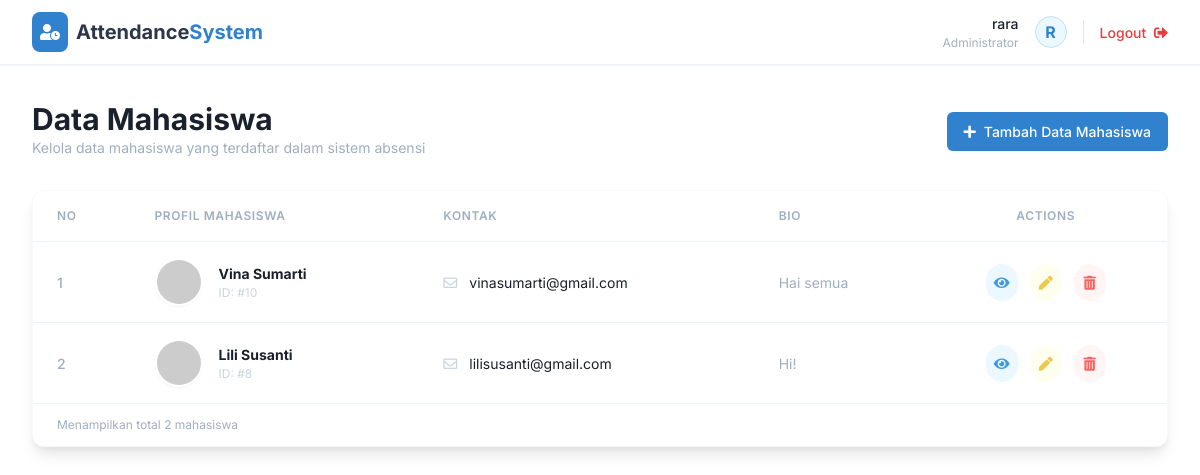
Page /php-login-register/Dashboard/index.php (signed in) on the committed database.
### tables this page shows
CREATE TABLE `users` (
  `id` int(100) NOT NULL,
  `profilepic` varchar(100) NOT NULL,
  `first_name` varchar(100) NOT NULL,
  `last_name` varchar(100) NOT NULL,
  `email` varchar(100) NOT NULL,
  `bio` varchar(100) NOT NULL
);

### php-login-register/Dashboard/index.php (the view, shortened to what this page needs)
<?php
include('dbconnection.php');
?>
<!DOCTYPE html>
<html lang="en">
<head>
    <link href="https://unpkg.com/tailwindcss@^1.0/dist/tailwind.min.css" rel="stylesheet">
    <link rel="stylesheet" href="https://cdnjs.cloudflare.com/ajax/libs/font-awesome/5.15.3/css/all.min.css">
</head>
<body class="bg-gray-50">
    <nav class="bg-white shadow-sm border-b border-gray-200 sticky top-0 z-50">
        <div class="max-w-7xl mx-auto px-4 sm:px-6 lg:px-8">
            <div class="flex justify-between h-16">
                <div class="flex items-center">
                    <div class="flex-shrink-0 flex items-center gap-2">
                        <div class="bg-blue-600 text-white p-2 rounded-lg">
                            <i class="fas fa-user-clock"></i>
                        </div>
                        <span class="font-bold text-xl text-gray-800">Attendance<span class="text-blue-600">System</span></span>
                    </div>
                </div>
                <div class="flex items-center gap-4">
                    <div class="text-right hidden sm:block">
                        <p class="text-sm font-medium text-gray-900">
                            <?php echo htmlspecialchars($_SESSION["user"]["name"]); ?>
                        </p>
                        <p class="text-xs text-gray-500">
                            Administrator
                        </p>
                    </div>
                    <div class="h-8 w-8 rounded-full bg-blue-100 flex items-center justify-center text-blue-600 font-bold border border-blue-200">
                        <?php echo strtoupper(substr($_SESSION["user"]["name"], 0, 1)); ?>
                    </div>
                    <div class="border-l pl-4 border-gray-300">
                        <a href="../logout.php" class="text-sm font-medium text-red-600 hover:text-red-800 transition duration-150">
                            Logout <i class="fas fa-sign-out-alt ml-1"></i>
                        </a>
                    </div>
                </div>
            </div>
        </div>
    </nav>
    <div class="max-w-7xl mx-auto py-10 px-4 sm:px-6 lg:px-8">
        <div class="md:flex md:items-center md:justify-between mb-8">
            <div class="flex-1 min-w-0">
                <h2 class="text-2xl font-bold leading-7 text-gray-900 sm:text-3xl sm:truncate">
                    Data Mahasiswa
                </h2>
                <p class="mt-1 text-sm text-gray-500">
                    Kelola data mahasiswa yang terdaftar dalam sistem absensi
                </p>
            </div>
            <div class="mt-4 flex md:mt-0 md:ml-4">
                <a href="insert.php" class="inline-flex items-center px-4 py-2 border border-transparent rounded-md shadow-sm text-sm font-medium text-white bg-blue-600 hover:bg-blue-700 focus:outline-none focus:ring-2 focus:ring-offset-2 focus:ring-blue-500 transition duration-150 ease-in-out">
                    <i class="fas fa-plus mr-2"></i> Tambah Data Mahasiswa
                </a>
            </div>
        </div>
        <div class="bg-white shadow-lg rounded-xl overflow-hidden border border-gray-100">
            <div class="overflow-x-auto">
                <table class="min-w-full divide-y divide-gray-200">
                    <thead class="bg-gray-50">
                        <tr>
                            <th scope="col" class="px-6 py-4 text-left text-xs font-semibold text-gray-500 uppercase tracking-wider">
                                No
                            </th>
                            <th scope="col" class="px-6 py-4 text-left text-xs font-semibold text-gray-500 uppercase tracking-wider">
                                Profil mahasiswa
                            </th>
                            <th scope="col" class="px-6 py-4 text-left text-xs font-semibold text-gray-500 uppercase tracking-wider">
                                Kontak
                            </th>
                            <th scope="col" class="px-6 py-4 text-left text-xs font-semibold text-gray-500 uppercase tracking-wider">
                                Bio
                            </th>
                            <th scope="col" class="px-6 py-4 text-center text-xs font-semibold text-gray-500 uppercase tracking-wider">
                                Actions
                            </th>
                        </tr>
                    </thead>
                    <tbody class="bg-white divide-y divide-gray-200">
                        <?php
                        $ret = mysqli_query($con, "select * from users order by id desc");
                        $cnt = 1;
                        $row_count = mysqli_num_rows($ret);
                        if($row_count > 0){
                            while ($row = mysqli_fetch_array($ret)) {
                        ?>
                        <tr class="hover:bg-blue-50 transition duration-150 ease-in-out group">
                            <td class="px-6 py-4 whitespace-nowrap text-sm text-gray-500 font-medium">
                                <?php echo $cnt;?>
                            </td>
                            <td class="px-6 py-4 whitespace-nowrap">
                                <div class="flex items-center">
                                    <div class="flex-shrink-0 h-12 w-12 relative">
                                        <?php
                                            $picPath = "profilepics/" . $row['profilepic'];
                                            if(!empty($row['profilepic']) && file_exists($picPath)) {
                                                echo '<img src="'.$picPath.'" class="h-12 w-12 rounded-full object-cover border-2 border-white shadow-sm group-hover:border-blue-200">';
                                            } else {
                                                echo '<img src="https://ui-avatars.com/api/?name='.urlencode($row['first_name']).'&background=random" class="h-12 w-12 rounded-full border-2 border-white shadow-sm">';
                                            }
                                        ?>
                                    </div>
                                    <div class="ml-4">
                                        <div class="text-sm font-bold text-gray-900">
                                            <?php echo htmlspecialchars($row['first_name'] . " " . $row['last_name']);?>
                                        </div>
                                        <div class="text-xs text-gray-400">
                                            ID: #<?php echo $row['id']; ?>
                                        </div>
                                    </div>
                                </div>
                            </td>
                            <td class="px-6 py-4 whitespace-nowrap">
                                <div class="text-sm text-gray-900">
                                    <i class="far fa-envelope text-gray-400 mr-2"></i>
                                    <?php echo htmlspecialchars($row['email']);?>
                                </div>
                            </td>
                            <td class="px-6 py-4">
                                <div class="text-sm text-gray-500 max-w-xs truncate">
                                    <?php echo htmlspecialchars($row['bio']);?>
                                </div>
                            </td>
                            <td class="px-6 py-4 whitespace-nowrap text-center text-sm font-medium">
                                <div class="flex justify-center space-x-3">
                                    <a href="read.php?viewid=<?php echo htmlentities($row['id']);?>" class="text-blue-500 hover:text-blue-700 bg-blue-100 hover:bg-blue-200 p-2 rounded-full transition" title="View Details">
                                        <i class="fas fa-eye w-4 h-4"></i>
                                    </a>
                                    <a href="edit.php?editid=<?php echo htmlentities($row['id']);?>" class="text-yellow-500 hover:text-yellow-700 bg-yellow-100 hover:bg-yellow-200 p-2 rounded-full transition" title="Edit Data">
                                        <i class="fas fa-pen w-4 h-4"></i>
                                    </a>
                                    <a href="index.php?delid=<?php echo ($row['id']);?>&&ppic=<?php echo $row['profilepic'];?>" class="text-red-500 hover:text-red-700 bg-red-100 hover:bg-red-200 p-2 rounded-full transition" title="Delete" onclick="return confirm('Are you sure you want to delete this user?');">
                                        <i class="fas fa-trash-alt w-4 h-4"></i>
                                    </a>
                                </div>
                            </td>
                        </tr>
                        <?php
                            $cnt++;
                            }
                        } ?>
                    </tbody>
                </table>
            </div>
            <div class="bg-gray-50 px-6 py-3 border-t border-gray-200 flex items-center justify-between">
                <span class="text-xs text-gray-500">
                    Menampilkan total <?php echo isset($row_count) ? $row_count : 0; ?> mahasiswa
                </span>
            </div>
        </div>
    </div>
</body>
</html>

### php-login-register/Dashboard/index.php (style rules this page uses)
body { font-family: 'Inter', sans-serif; }

### rows in the picture
users: first_name+last_name "Vina Sumarti", id "10", email "vinasumarti@gmail.com", bio "Hai semua"
users: first_name+last_name "Lili Susanti", id "8", email "lilisusanti@gmail.com", bio "Hi!"

### other values in the picture
$_SESSION["user"]["name"] "rara"
substr($_SESSION["user"]["name"], 0, 1) "R"
$row_count "2"
